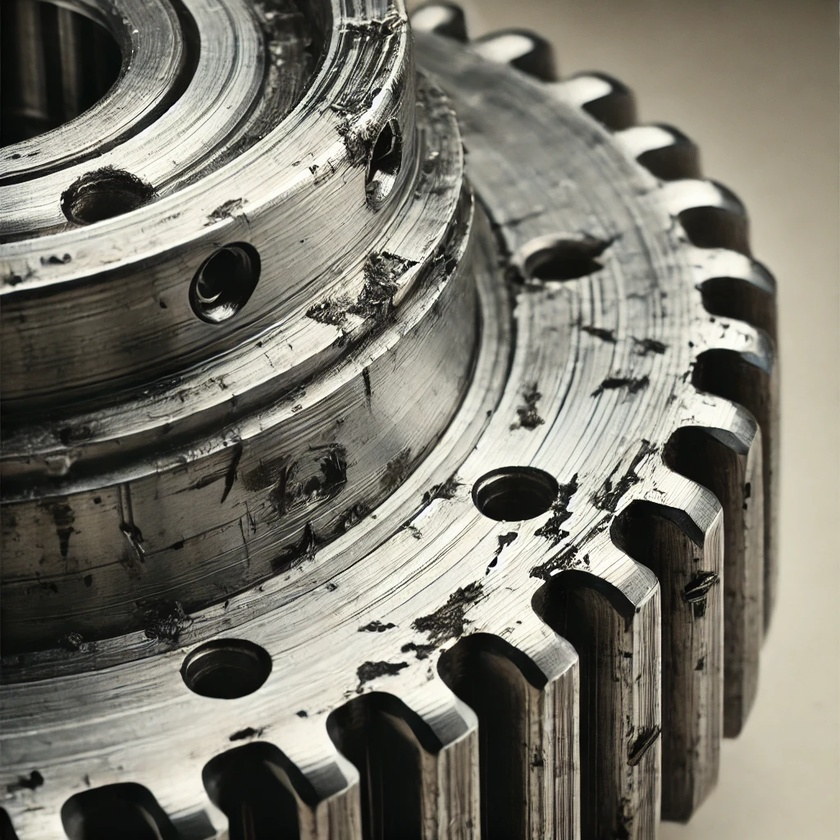
#> input picture mechanical_part.jpg, 840 x 840 px, shrunk from 1024 x 1024 before the run, found by its file name
$ python gear_defect.py
#> lines starting #> are read from the running program, lines starting #| are printed output that depends on the picture; after the words box and inside, x2 and y2 are one past the last pixel; in counts of white or black regions, pixels touching at a corner belong together
from google.colab import drive
import cv2
import numpy as np
import matplotlib.pyplot as plt

# Mount Google Drive
drive.mount('/content/drive')

# Define the image path in Google Drive
image_path = "/content/drive/My Drive/Colab Notebooks/images/mechanical_part.jpg"

def detect_defects(image_path):
    # Load the image
    image = cv2.imread(image_path, cv2.IMREAD_COLOR)
#> image is the input picture: shape (840, 840, 3); mean B, G, R 109.1, 119.3, 121.5
    gray = cv2.cvtColor(image, cv2.COLOR_BGR2GRAY)
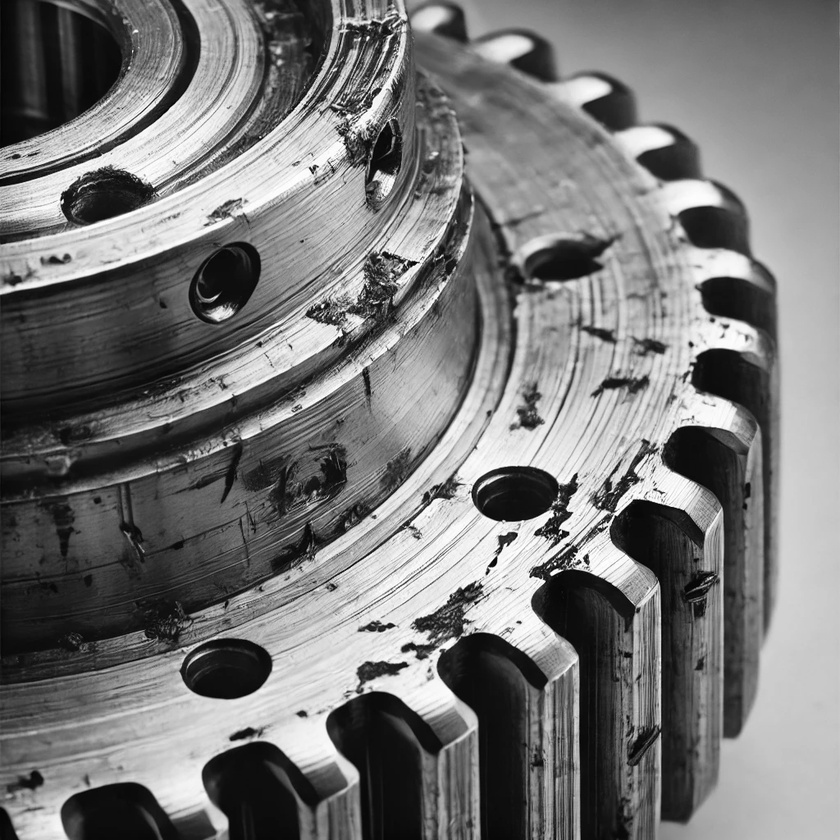
#> gray: shape (840, 840); min 0, max 255, mean 118.8

    # Apply Gaussian blur to reduce noise
    blurred = cv2.GaussianBlur(gray, (5, 5), 0)

    # Edge detection using Canny
    edges = cv2.Canny(blurred, 50, 150)
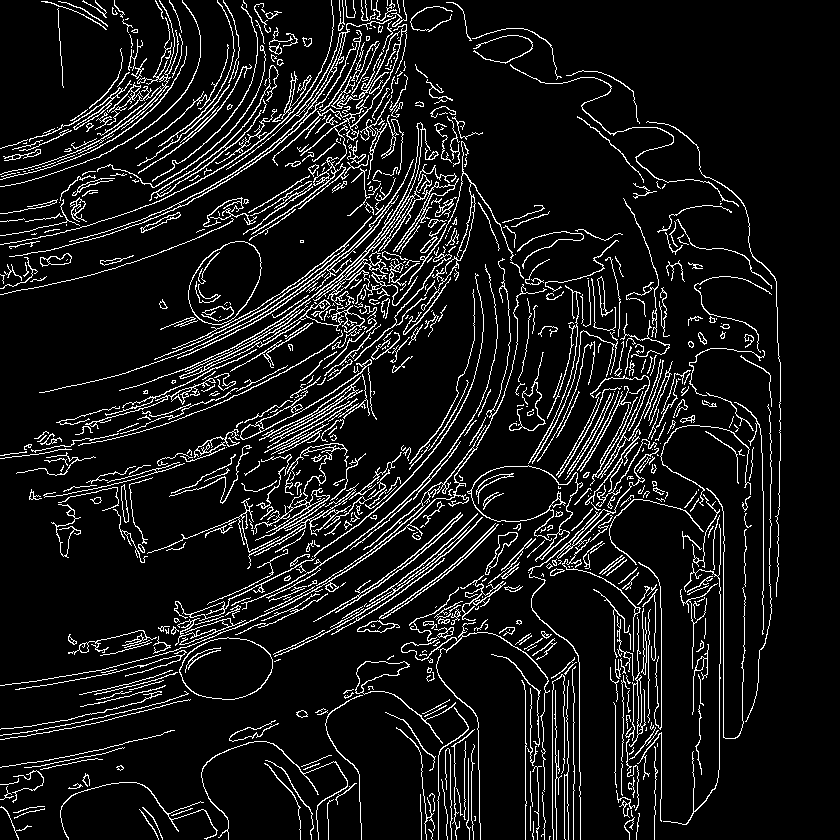
#> edges: shape (840, 840); 9.4% white in thin lines or dots

    # Find contours
    contours, _ = cv2.findContours(edges, cv2.RETR_EXTERNAL, cv2.CHAIN_APPROX_SIMPLE)
#> contours = 803 contours, 587 with area under 20; largest, box (x1, y1, x2, y2) and area: (179, 637, 273, 700) 4438, (188, 241, 262, 325) 4336, (119, 122, 459, 391) 1806, (9, 15, 396, 257) 1078, (355, 661, 456, 744) 802

    # Draw contours on the original image
    defect_image = image.copy()
    cv2.drawContours(defect_image, contours, -1, (0, 255, 0), 2)
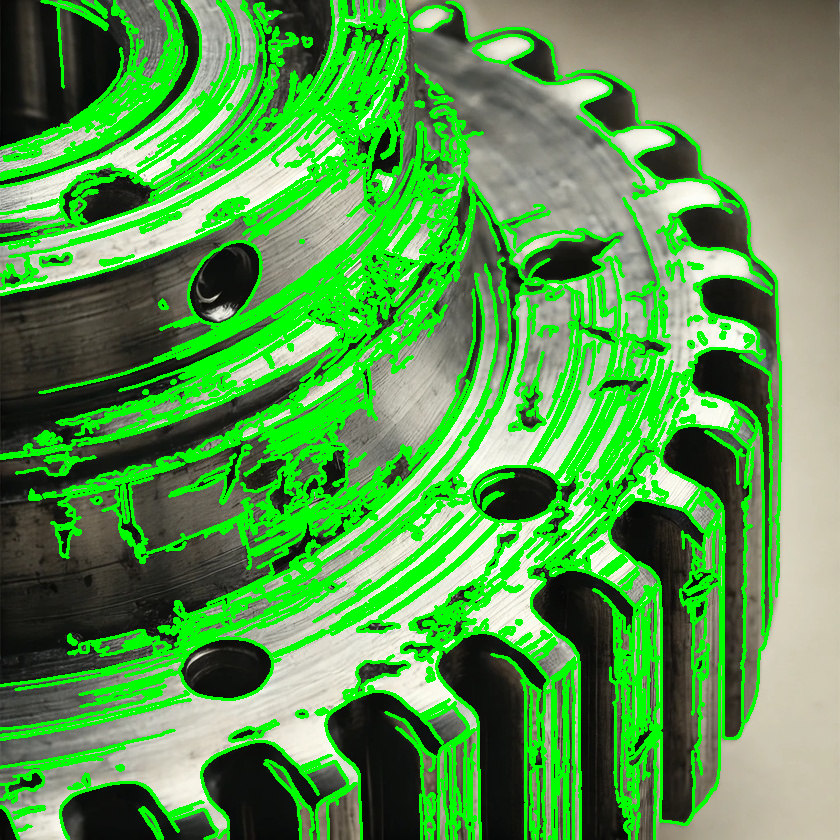
#> defect_image: shape (840, 840, 3); mean B, G, R 75.6, 154.9, 84.9

    # Display results
    plt.figure(figsize=(10, 5))

    plt.subplot(1, 3, 1)
    plt.imshow(cv2.cvtColor(image, cv2.COLOR_BGR2RGB))
    plt.title("Original Image")
    plt.axis("off")

    plt.subplot(1, 3, 2)
    plt.imshow(edges, cmap='gray')
    plt.title("Edge Detection")
    plt.axis("off")

    plt.subplot(1, 3, 3)
    plt.imshow(cv2.cvtColor(defect_image, cv2.COLOR_BGR2RGB))
    plt.title("Defect Highlighted")
    plt.axis("off")

    plt.show()
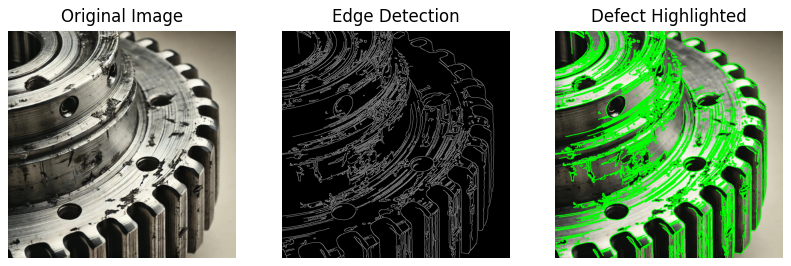
#> figure drawn by matplotlib, 3 panels

# Run the function
detect_defects(image_path)

$ run again, with painting_defect.jpg copied over mechanical_part.jpg
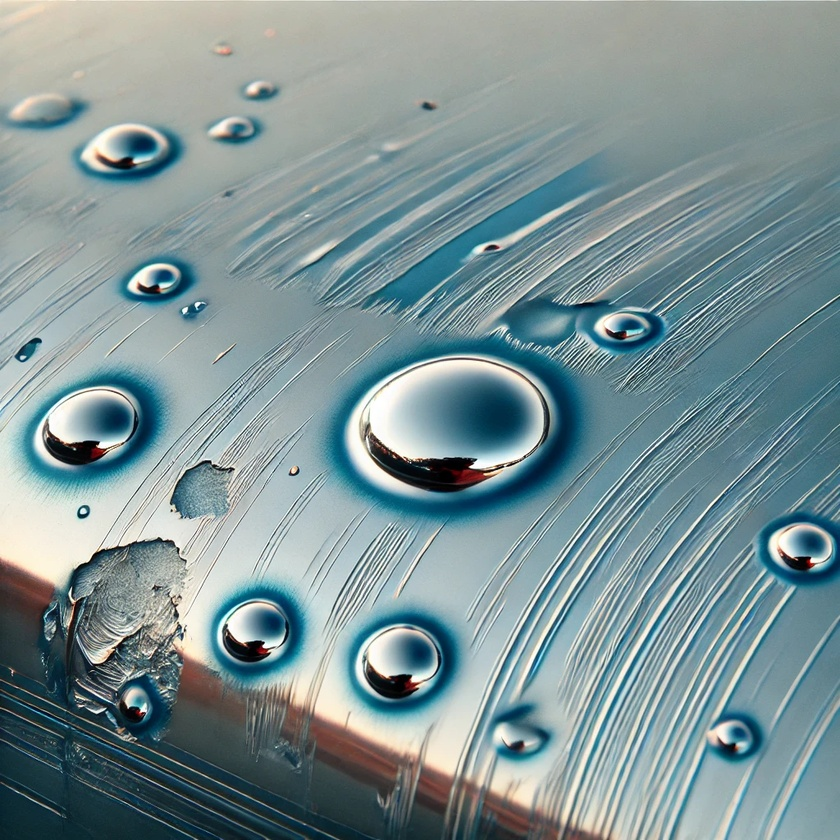
#> input picture painting_defect.jpg, 840 x 840 px, shrunk from 1024 x 1024 before the run, found by its file name
#> in detect_defects, image is the input picture: shape (840, 840, 3); mean B, G, R 149.4, 146.5, 124.8
#> in detect_defects, `edges = cv2.Canny(blurred, 50, 150)`:
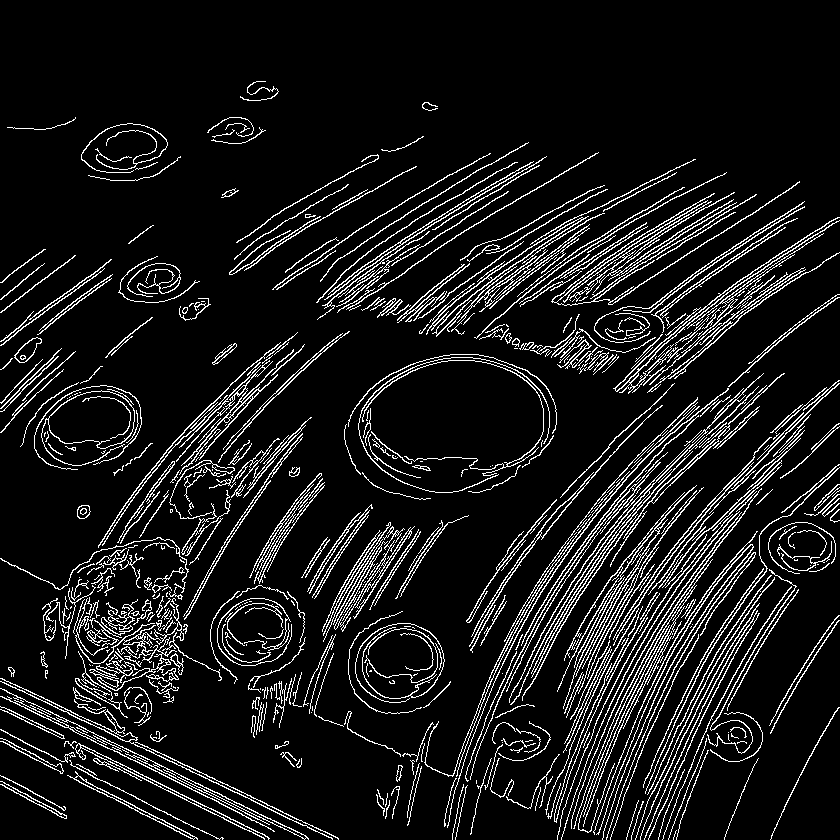
#> edges: shape (840, 840); 9.9% white in thin lines or dots
#> contours = 624 contours, 366 with area under 20; largest, box (x1, y1, x2, y2) and area: (41, 390, 135, 466) 3736, (426, 216, 589, 337) 1026, (0, 688, 309, 840) 916, (0, 678, 333, 840) 524, (176, 349, 294, 475) 484
#> in detect_defects, `plt.show()`:
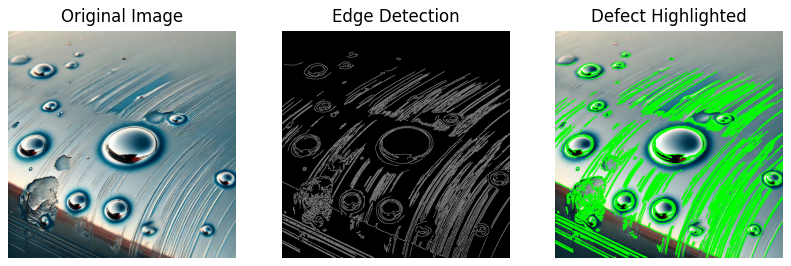
#> figure drawn by matplotlib, 3 panels

$ run again, with welding_joint.jpg copied over mechanical_part.jpg
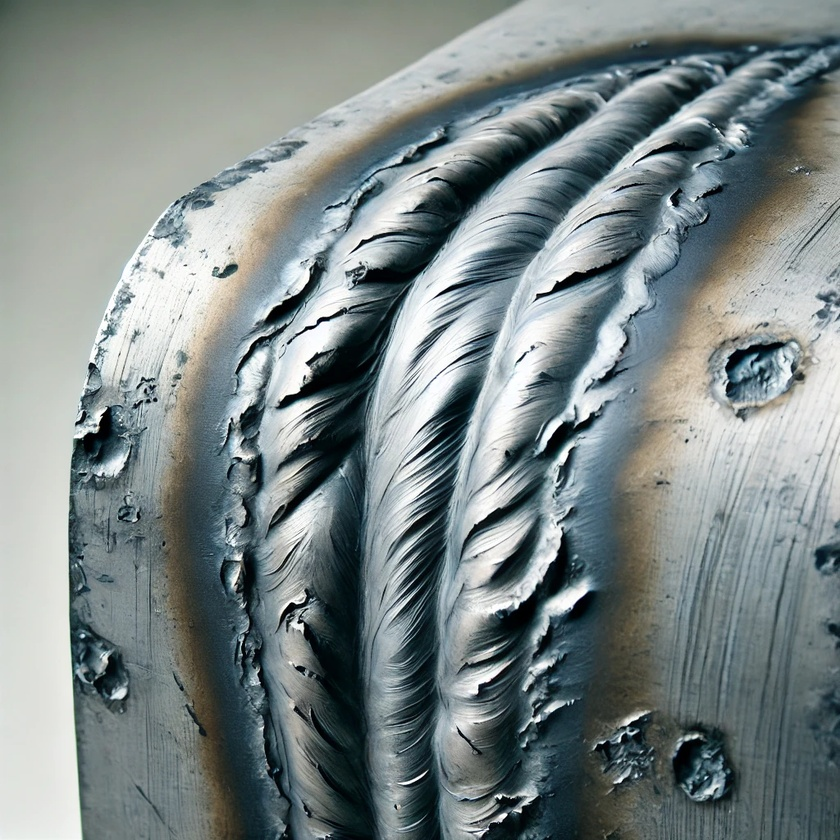
#> input picture welding_joint.jpg, 840 x 840 px, shrunk from 1024 x 1024 before the run, found by its file name
#> in detect_defects, image is the input picture: shape (840, 840, 3); mean B, G, R 134.9, 134.9, 124.4
#> in detect_defects, `edges = cv2.Canny(blurred, 50, 150)`:
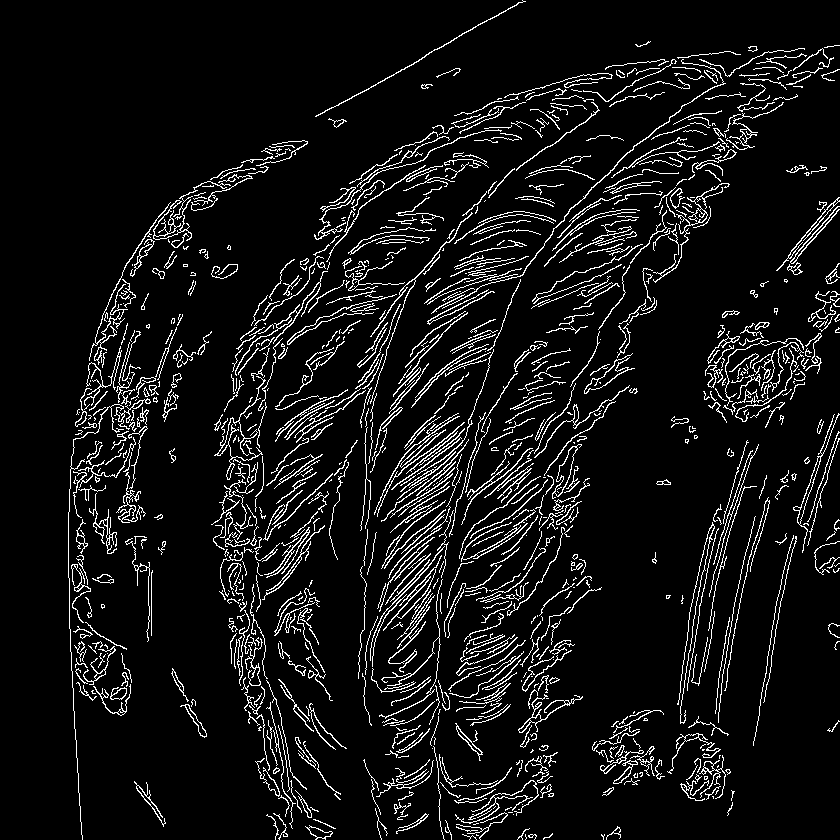
#> edges: shape (840, 840); 7.7% white in thin lines or dots
#> contours = 973 contours, 752 with area under 20; largest, box (x1, y1, x2, y2) and area: (552, 444, 582, 499) 410, (793, 413, 840, 553) 283, (518, 694, 583, 733) 221, (400, 429, 446, 468) 192, (442, 59, 726, 309) 169
#> in detect_defects, `plt.show()`:
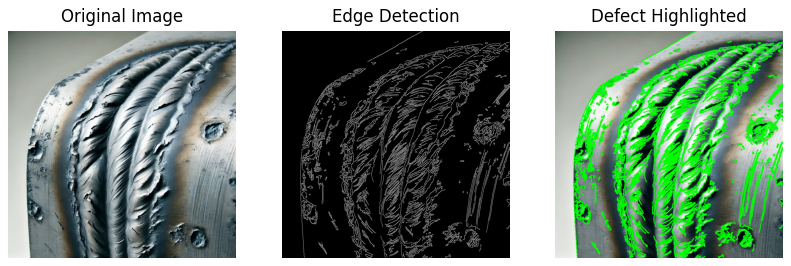
#> figure drawn by matplotlib, 3 panels
